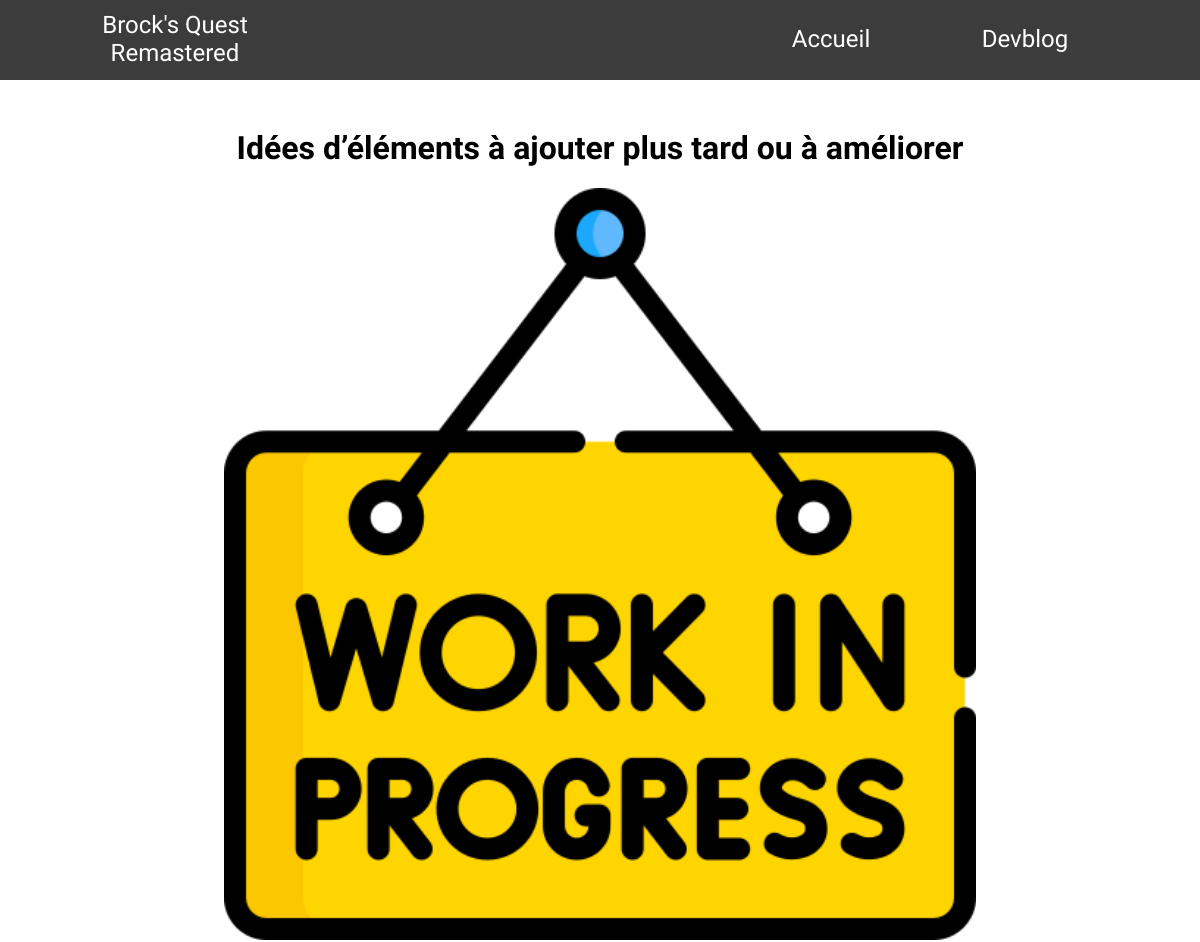
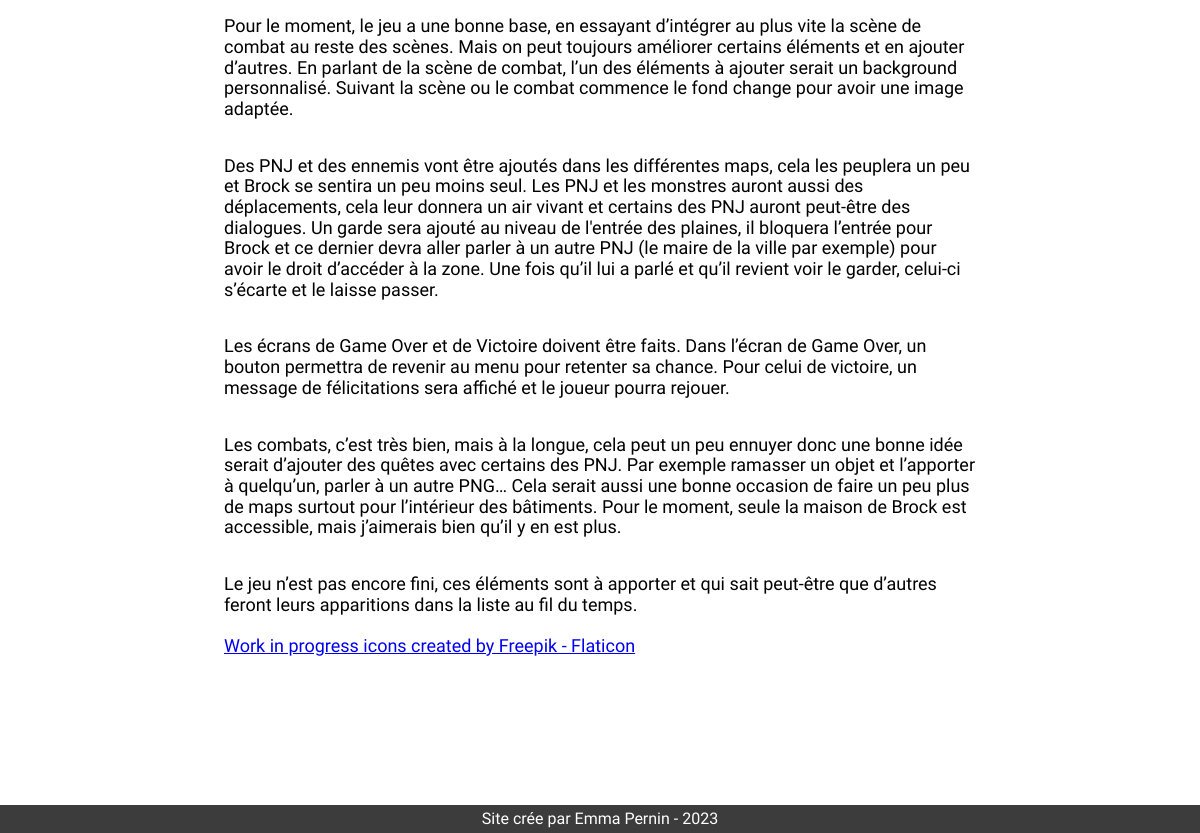
Page /post.php?id=11 on the committed database (2 pictures, top to bottom).
### tables this page shows
CREATE TABLE `article` (
  `id` int(11) NOT NULL,
  `titre` varchar(255) NOT NULL,
  `photo_ap` text NOT NULL,
  `partie1` text,
  `photo1` text,
  `partie2` text,
  `photo2` text,
  `partie3` text,
  `photo3` text,
  `partie4` text,
  `photo4` text,
  `partie5` text,
  `photo5` text
);

### post.php (the view, shortened to what this page needs)
<!DOCTYPE html>
<?php
    require "connexion.php";
    $link->query("SET NAMES utf8");
    $id = $_GET["id"];
    $requete = "SELECT * FROM article WHERE id = '$id'";
    $stmt = $link->prepare($requete);
    $stmt-> execute();
    $post = $stmt->fetch();
?>
<html lang="fr">
<head>
    <link rel="stylesheet" href="css/normalize.css">
    <link rel="stylesheet" href="css/styles.css">
</head>
<body>
    <nav id="nav" class="sticky">
        <a href="index.php">Brock's Quest Remastered</a>
        <aside>
            <a href="index.php">Accueil</a>
            <a href="devblog.php">Devblog</a>
        </aside>
    </nav>
    <div class="container post">
        <h1 class="h1-post"><?php echo $post['titre']; ?></h1>
        <img class="post-first-img" src='<?php echo $post['photo_ap']; ?>' alt="">
        <p class="post-text"><?php echo $post['partie1']; ?></p>
        <p class="post-text"><?php echo $post['partie2']; ?></p>
        <p class="post-text"><?php echo $post['partie3']; ?></p>
        <p class="post-text"><?php echo $post['partie4']; ?></p>
        <p class="post-text"><?php echo $post['partie5']; ?></p>
    </div>
    <footer><p>Site crée par Emma Pernin - 2023</p></footer>
</body>
</html>

### css/styles.css (style rules this page uses)
html { scroll-behavior: smooth; }
body { font-family: 'Marcellus', serif; }
h1, h2, h3, footer, nav { font-family: 'Marcellus SC', serif; }
.container { position: relative; }
nav { height: 80px; background-color: #3C3C3C; display: flex; align-items: center; justify-content: space-between; }
nav > a { margin-left: 80px; }
nav > aside { margin-right: 80px; }
nav a { color: white; text-decoration: none; font-size: 24px; display: inline-block; text-align: center; width: 190px; transition: .2s; }
.sticky { position: fixed; top: 0; width: 100%; z-index: 1; }
.post { margin: 130px; }
.h1-post { text-align: center; }
.post-first-img { width: 80%; display: block; margin: auto; object-fit: cover; }
.post-text { font-size: 1.125rem; width: 80%; margin-right: auto; margin-left: auto; }
footer { background-color: #3C3C3C; color: white; text-align: center; }
footer > p { padding: 5px; margin: 0; }

### rows in the picture
article: titre "Idées d’éléments à ajouter plus tard ou à améliorer", photo_ap (picture), partie1 "Pour le moment, le jeu a une bonne base, en essayant d’intégrer au plus vite la scène de combat au reste des scènes. Mais on peut toujours améliorer certains éléments et en ajouter d’autres. En parlant de la scène de combat, l’un des éléments à ajouter serait un background personnalisé. Suivant la scène ou le combat commence le fond change pour avoir une image adaptée.", partie2 "Des PNJ et des ennemis vont être ajoutés dans les différentes maps, cela les peuplera un peu et Brock se sentira un peu moins seul. Les PNJ et les monstres auront aussi des déplacements, cela leur donnera un air vivant et certains des PNJ auront peut-être des dialogues. Un garde sera ajouté au niveau de l'entrée des plaines, il bloquera l’entrée pour Brock et ce dernier devra aller parler à un autre PNJ (le maire de la ville par exemple) pour avoir le droit d’accéder à la zone. Une fois qu’il lui a parlé et qu’il revient voir le garder, celui-ci s’écarte et le laisse passer.", partie3 "Les écrans de Game Over et de Victoire doivent être faits. Dans l’écran de Game Over, un bouton permettra de revenir au menu pour retenter sa chance. Pour celui de victoire, un message de félicitations sera affiché et le joueur pourra rejouer.", partie4 "Les combats, c’est très bien, mais à la longue, cela peut un peu ennuyer donc une bonne idée serait d’ajouter des quêtes avec certains des PNJ. Par exemple ramasser un objet et l’apporter à quelqu’un, parler à un autre PNG… Cela serait aussi une bonne occasion de faire un peu plus de maps surtout pour l’intérieur des bâtiments. Pour le moment, seule la maison de Brock est accessible, mais j’aimerais bien qu’il y en est plus.", partie5 "Le jeu n’est pas encore fini, ces éléments sont à apporter et qui sait peut-être que d’autres feront leurs apparitions dans la liste au fil du temps. Work in progress icons created by Freepik - Flaticon"
